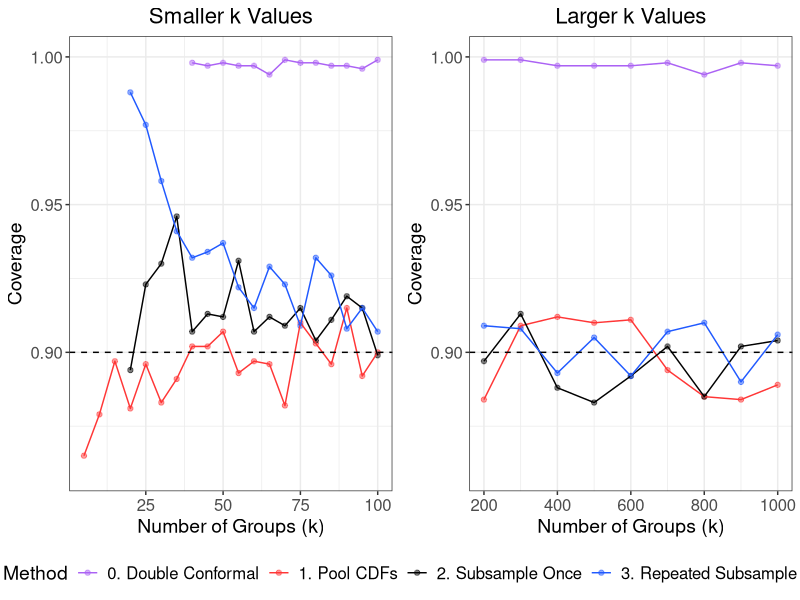
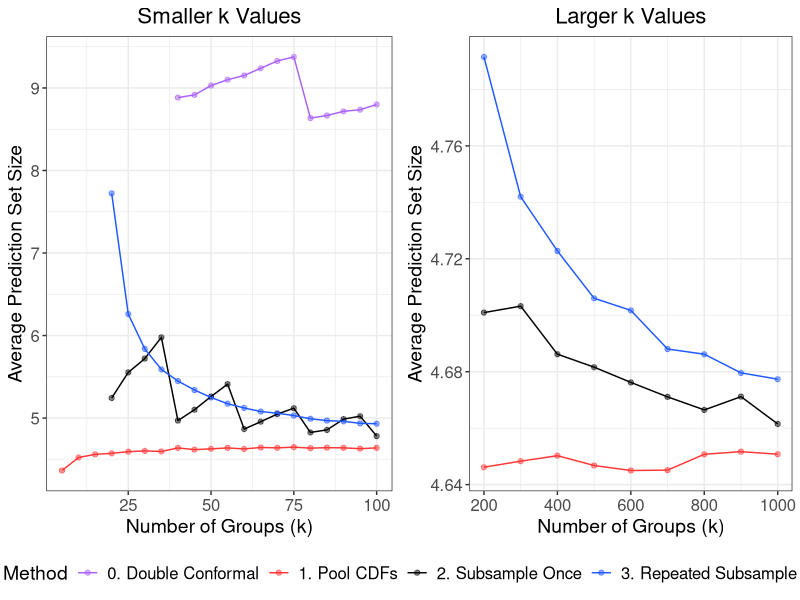

Write R code to recreate these figures, in order.
# Coverage/size plots for unsupervised methods on balanced data

library(tidyverse)
library(data.table)
library(gridExtra)
library(grid)

# Create theme
paper_theme <- theme_bw() +
  theme(plot.title = element_text(hjust = 0.5, size = 16),
        plot.subtitle = element_text(hjust = 0.5, size = 14),
        legend.title = element_text(size = 14),
        axis.title = element_text(size = 14),
        legend.text = element_text(size = 12),
        axis.text = element_text(size = 12),
        strip.text = element_text(size = 12),
        panel.spacing = unit(1.2, "lines"))

# Read in data
method_0 <- fread(file = "sim_data/section_3/balanced/method_0.csv") %>%
  mutate(Method = "0. Double Conformal")

method_1 <- fread(file = "sim_data/section_3/balanced/method_1.csv") %>%
  mutate(Method = "1. Pool CDFs")

method_2 <- fread(file = "sim_data/section_3/balanced/method_2.csv") %>%
  mutate(Method = "2. Subsample Once")

method_3 <- fread(file = "sim_data/section_3/balanced/method_3.csv") %>%
  rename(coverage = coverage_2alpha, avg_length = avg_length_2alpha) %>%
  mutate(Method = "3. Repeated Subsample")

# Merge results across methods
results <- rbind(method_0, method_1, method_2, method_3)

# Code to extract legend: http://www.sthda.com/english/wiki/wiki.php?id_contents=7930#add-a-common-legend-for-multiple-ggplot2-graphs
get_legend<-function(myggplot){
  tmp <- ggplot_gtable(ggplot_build(myggplot))
  leg <- which(sapply(tmp$grobs, function(x) x$name) == "guide-box")
  legend <- tmp$grobs[[leg]]
  return(legend)
}

########################
##### Create plots #####
########################

##### Coverage #####

# Coverage vs k, smaller values of k
single_cov_small_k <- results %>%
  filter(n == 100, k <= 100) %>%
  ggplot(aes(x = k, y = coverage, color = Method)) +
  geom_point(alpha = 0.5) +
  geom_line() +
  geom_hline(yintercept = 0.90, lty = "dashed") +
  lims(y = c(0.86, 1)) +
  labs(x = "Number of Groups (k)",
       y = "Coverage",
       title = "Smaller k Values") +
  scale_color_manual(values = c("#AB62F4", "#FF3636", "black", "#2059FF")) +
  paper_theme +
  theme(legend.position = "bottom")

# Coverage vs k, larger values of k
single_cov_large_k <- results %>%
  filter(n == 100, k >= 200) %>%
  ggplot(aes(x = k, y = coverage, color = Method)) +
  geom_point(alpha = 0.5) +
  geom_line() +
  geom_hline(yintercept = 0.90, lty = "dashed") +
  lims(y = c(0.86, 1)) +
  labs(x = "Number of Groups (k)",
       y = "Coverage",
       title = "Larger k Values") +
  scale_color_manual(values = c("#AB62F4", "#FF3636", "black", "#2059FF")) +
  paper_theme +
  theme(legend.position = "none")

# Combined coverage plot
legend <- get_legend(single_cov_small_k)

single_cov_small_k <- single_cov_small_k + theme(legend.position = "none")

cov_n100 <-
  grid.arrange(single_cov_small_k, single_cov_large_k, legend, ncol = 2, nrow = 2,
               layout_matrix = rbind(c(1, 2), c(3, 3)),
               widths = c(2.7, 2.7), heights = c(2, 0.2))

##### Size #####

# Size vs k, smaller values of k
single_size_small_k <- results %>%
  filter(n == 100, k <= 100) %>%
  ggplot(aes(x = k, y = avg_length, color = Method)) +
  geom_point(alpha = 0.5) +
  geom_line() +
  labs(x = "Number of Groups (k)",
       y = "Average Prediction Set Size",
       title = "Smaller k Values") +
  scale_color_manual(values = c("#AB62F4", "#FF3636", "black", "#2059FF")) +
  paper_theme +
  theme(legend.position = "bottom")

# Size vs k, larger values of k
single_size_large_k <- results %>%
  filter(n == 100, k >= 200, Method != "0. Double Conformal") %>%
  ggplot(aes(x = k, y = avg_length, color = Method)) +
  geom_point(alpha = 0.5) +
  geom_line() +
  labs(x = "Number of Groups (k)",
       y = "Average Prediction Set Size",
       title = "Larger k Values") +
  scale_color_manual(values = c("#FF3636", "black", "#2059FF")) +
  paper_theme +
  theme(legend.position = "none")

legend <- get_legend(single_size_small_k)

single_size_small_k <- single_size_small_k + theme(legend.position = "none")

# Combined size plot
size_n100 <-
  grid.arrange(single_size_small_k, single_size_large_k, legend, ncol = 2, nrow = 2,
               layout_matrix = rbind(c(1, 2), c(3, 3)),
               widths = c(2.7, 2.7), heights = c(2, 0.2))

######################
##### Save plots #####
######################

ggsave(plot = cov_n100,
       filename = "sim_figures/section_3/unsup_cov_n100.pdf",
       width = 10, height = 3.5)

ggsave(plot = size_n100,
       filename = "sim_figures/section_3/unsup_size_n100.pdf",
       width = 10, height = 3.5)
